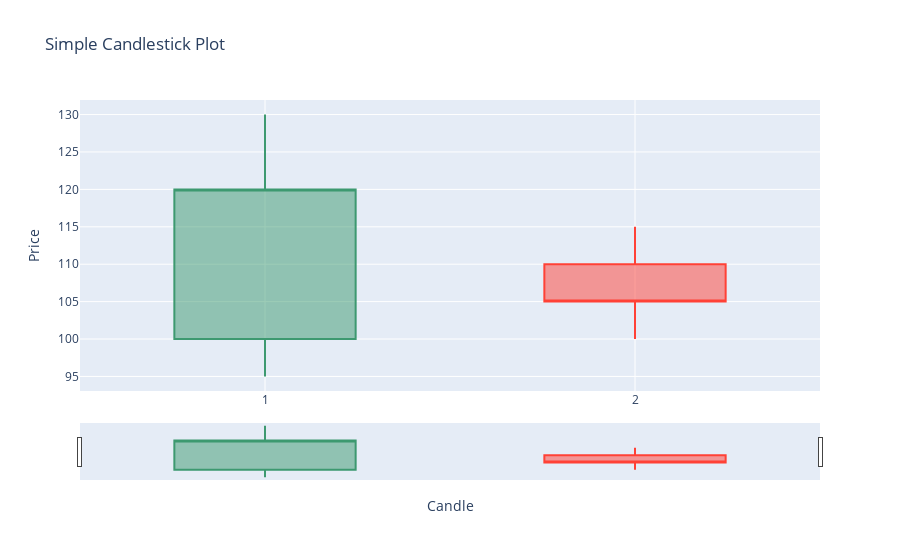

The notebook cell this image was saved under:
### Code cell
import plotly.graph_objects as go

# Sample data for two candles
open_prices = [100, 110]
close_prices = [120, 105]
high_prices = [130, 115]
low_prices = [95, 100]

# Create candlestick trace
trace = go.Candlestick(x=[1, 2],
                       open=open_prices,
                       high=high_prices,
                       low=low_prices,
                       close=close_prices)

# Create layout
layout = go.Layout(title='Simple Candlestick Plot',
                   xaxis=dict(title='Candle'),
                   yaxis=dict(title='Price'))

# Create figure
fig = go.Figure(data=[trace], layout=layout)

# Show the plot
fig.show()

### Figure 1 — Plotly figure (JSON) as saved in the notebook; plotly's stock layout.template omitted (floating-point values rounded to 4 significant figures)
{"data": [{"close": [120, 105], "high": [130, 115], "low": [95, 100], "open": [100, 110], "type": "candlestick", "x": [1, 2]}], "layout": {"title": {"text": "Simple Candlestick Plot"}, "xaxis": {"title": {"text": "Candle"}}, "yaxis": {"title": {"text": "Price"}}}}
